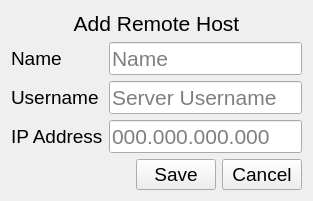
             <widget class="QWidget" name="hostadd_page">
              <layout class="QGridLayout" name="gridLayout_13">
               <item row="0" column="0">
                <layout class="QGridLayout" name="add_remotehostlabel_Layout">
                 <item row="0" column="0">
                  <widget class="QLabel" name="add_remotehost_label">
                   <property name="font">
                    <font>
                     <pointsize>16</pointsize>
                    </font>
                   </property>
                   <property name="text">
                    <string>Add Remote Host</string>
                   </property>
                   <property name="alignment">
                    <set>Qt::AlignCenter</set>
                   </property>
                  </widget>
                 </item>
                </layout>
               </item>
               <item row="4" column="0">
                <layout class="QHBoxLayout" name="addserver_Layout">
                 <item>
                  <spacer name="horizontalSpacer_7">
                   <property name="orientation">
                    <enum>Qt::Horizontal</enum>
                   </property>
                   <property name="sizeHint" stdset="0">
                    <size>
                     <width>40</width>
                     <height>20</height>
                    </size>
                   </property>
                  </spacer>
                 </item>
                 <item>
                  <widget class="QPushButton" name="add_serversave_button">
                   <property name="maximumSize">
                    <size>
                     <width>80</width>
                     <height>60</height>
                    </size>
                   </property>
                   <property name="font">
                    <font>
                     <pointsize>14</pointsize>
                    </font>
                   </property>
                   <property name="text">
                    <string>Save</string>
                   </property>
                  </widget>
                 </item>
                 <item>
                  <widget class="QPushButton" name="servercancel_button">
                   <property name="maximumSize">
                    <size>
                     <width>80</width>
                     <height>60</height>
                    </size>
                   </property>
                   <property name="font">
                    <font>
                     <pointsize>14</pointsize>
                    </font>
                   </property>
                   <property name="text">
                    <string>Cancel</string>
                   </property>
                  </widget>
                 </item>
                </layout>
               </item>
               <item row="1" column="0">
                <layout class="QFormLayout" name="add_serversettings_Layout">
                 <item row="0" column="0">
                  <widget class="QLabel" name="add_servername_label">
                   <property name="font">
                    <font>
                     <pointsize>14</pointsize>
                    </font>
                   </property>
                   <property name="text">
                    <string>Name</string>
                   </property>
                   <property name="buddy">
                    <cstring>add_servername_lineEdit</cstring>
                   </property>
                  </widget>
                 </item>
                 <item row="0" column="1">
                  <widget class="QLineEdit" name="add_servername_lineEdit">
                   <property name="font">
                    <font>
                     <pointsize>16</pointsize>
                    </font>
                   </property>
                   <property name="placeholderText">
                    <string>Name</string>
                   </property>
                  </widget>
                 </item>
                 <item row="1" column="0">
                  <widget class="QLabel" name="add_serverusername_label">
                   <property name="font">
                    <font>
                     <pointsize>14</pointsize>
                    </font>
                   </property>
                   <property name="text">
                    <string>Username</string>
                   </property>
                   <property name="buddy">
                    <cstring>add_serverusername_lineEdit</cstring>
                   </property>
                  </widget>
                 </item>
                 <item row="1" column="1">
                  <widget class="QLineEdit" name="add_serverusername_lineEdit">
                   <property name="font">
                    <font>
                     <pointsize>16</pointsize>
                    </font>
                   </property>
                   <property name="placeholderText">
                    <string>Server Username</string>
                   </property>
                  </widget>
                 </item>
                 <item row="2" column="0">
                  <widget class="QLabel" name="add_serverip_label">
                   <property name="font">
                    <font>
                     <pointsize>14</pointsize>
                    </font>
                   </property>
                   <property name="text">
                    <string>IP Address</string>
                   </property>
                   <property name="buddy">
                    <cstring>add_serverip_lineEdit</cstring>
                   </property>
                  </widget>
                 </item>
                 <item row="2" column="1">
                  <widget class="QLineEdit" name="add_serverip_lineEdit">
                   <property name="font">
                    <font>
                     <pointsize>16</pointsize>
                    </font>
                   </property>
                   <property name="placeholderText">
                    <string>000.000.000.000</string>
                   </property>
                  </widget>
                 </item>
                </layout>
               </item>
              </layout>
             </widget>
